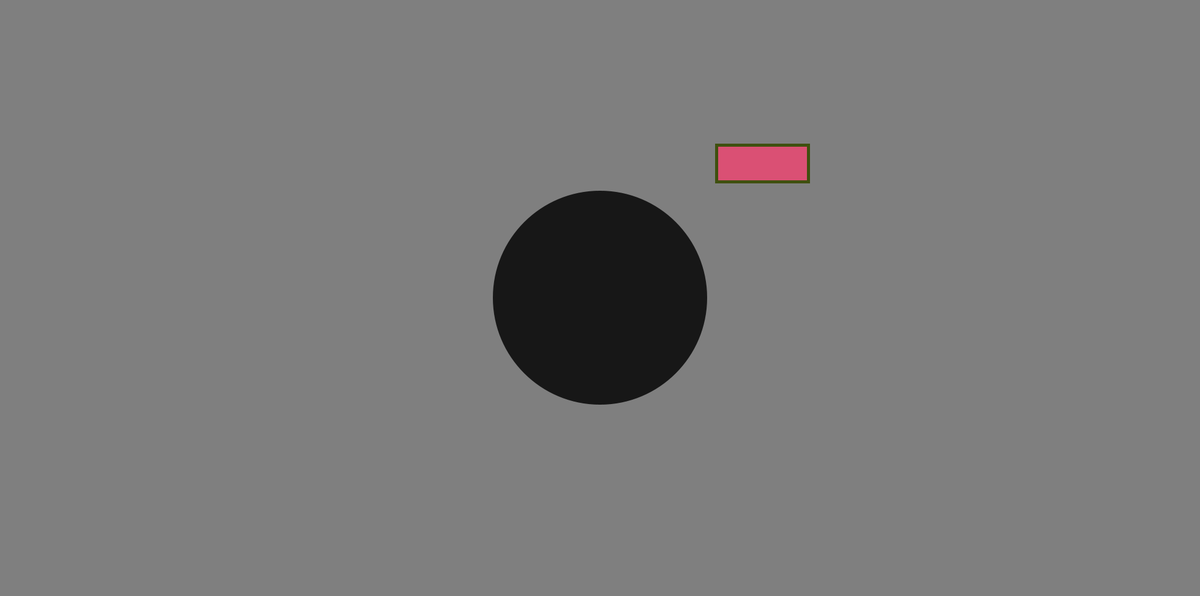
Frame 1 (no input)
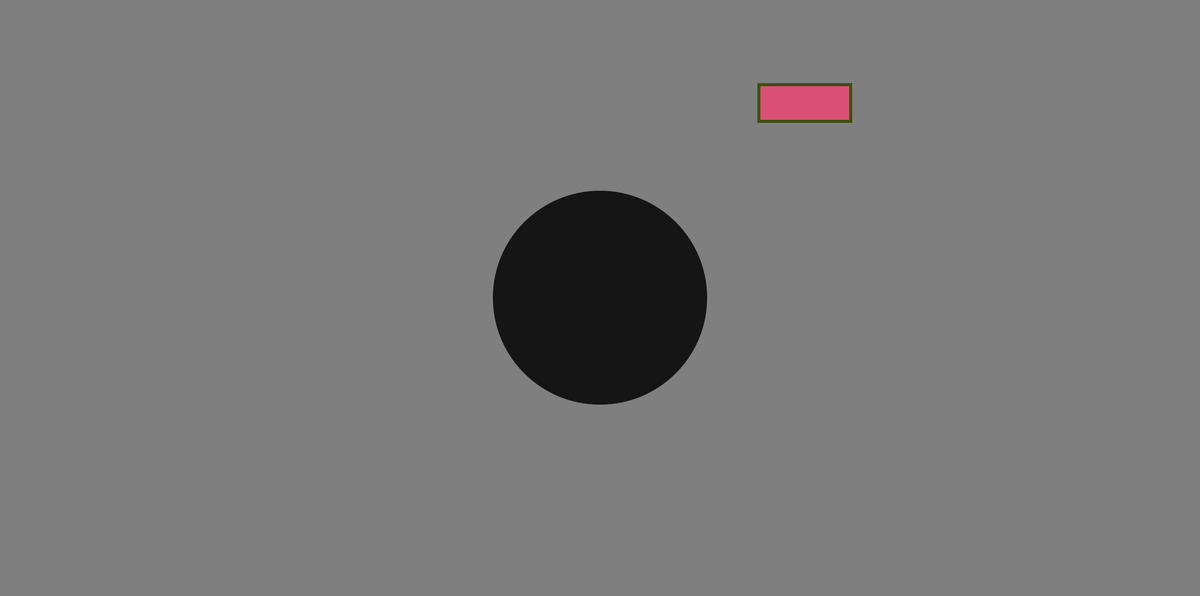
Frame 60 (the mouse pressed at the canvas centre just before this capture)
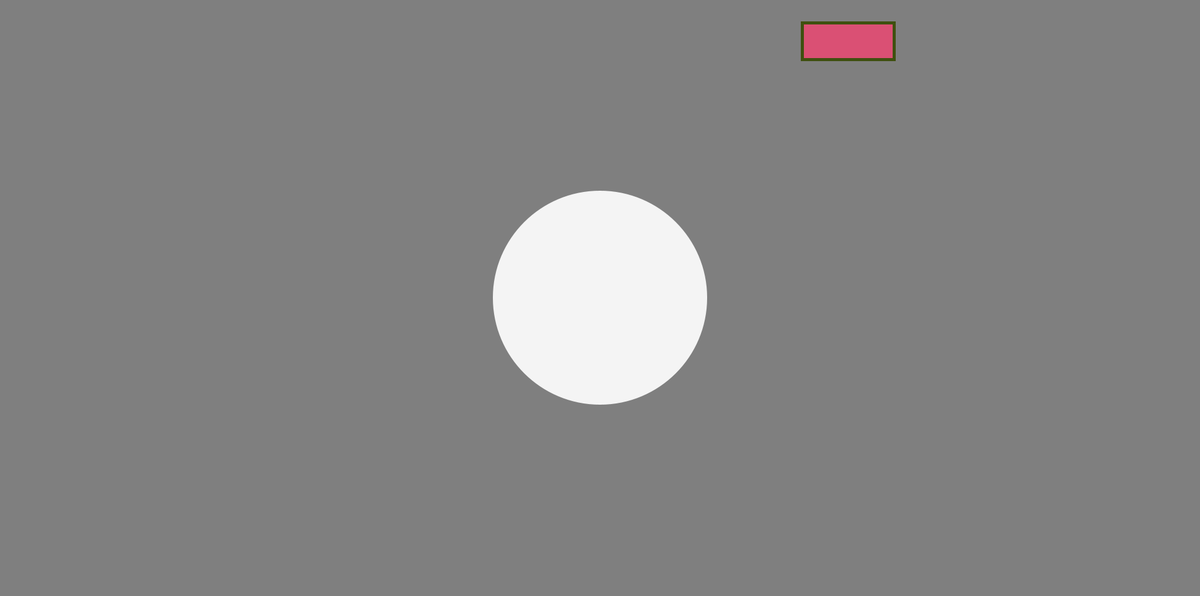
Frame 120 (the mouse held since frame 60 and released just before this capture)

The Processing sketch that drew these frames (run headless with seeded random() and noise(); from frame 60 on, the mouse is pressed at the canvas centre):

// Processing sketch: sketch_250515bLerpLowPass
// ── sketch_250515bLerpLowPass.pde
// Global declarations
float x, y, w, h;
float spdX, spdY;
color fillCol, strokeCol;

// Ellipse position
float ellX, ellY;
float ellSize = 350;

void setup() {
  size(1960, 975);
  initSquare();  // Initialize the moving square

  // Set ellipse to a fixed position (centered)
  ellX = width / 2;
  ellY = height / 2;
}

void draw() {
  background(127);

  // --- Flickering Grayscale Ellipse ---
  float grayValue = random(0, 255);  // Random grayscale value each frame
  fill(grayValue);
  noStroke();
  ellipse(ellX, ellY, ellSize, ellSize);

  // --- Moving Square ---
  fill(fillCol);
  stroke(strokeCol);
  strokeWeight(5);
  rect(x, y, w, h);

  // Update position
  x += spdX;
  y += spdY;

  // Check if square moved off screen
  if (x > width || x + w < 0 || y > height || y + h < 0) {
    initSquare();
  }
}

// Initialize square properties
void initSquare() {
  w = 150;
  h = 60;
  x = random(width - w);
  y = random(height - h);
  spdX = random(-1.2, 1.3);
  spdY = random(-3.2, 3.2);

  // Avoid zero speed
  if (spdX == 0 && spdY == 0) {
    spdX = 1;
    spdY = 1;
  }

  fillCol = color(random(255), random(255), random(255));
  strokeCol = color(random(115), 80, random(45));
}
